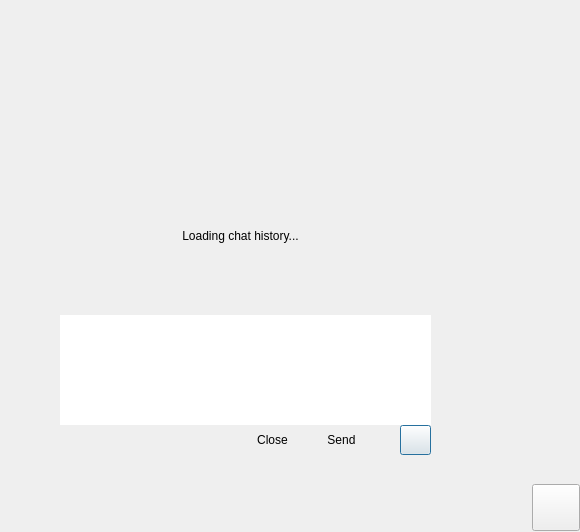
<?xml version="1.0" encoding="UTF-8"?>
<ui version="4.0">
 <class>SubscriptionMsgDialog</class>
 <widget class="QDialog" name="SubscriptionMsgDialog">
  <property name="geometry">
   <rect>
    <x>0</x>
    <y>0</y>
    <width>580</width>
    <height>532</height>
   </rect>
  </property>
  <property name="windowTitle">
   <string>SubscriptionMsgDialog</string>
  </property>
  <layout class="QVBoxLayout" name="verticalLayoutMain" stretch="0,1,0">
   <property name="spacing">
    <number>0</number>
   </property>
   <property name="leftMargin">
    <number>0</number>
   </property>
   <property name="topMargin">
    <number>0</number>
   </property>
   <property name="rightMargin">
    <number>0</number>
   </property>
   <property name="bottomMargin">
    <number>0</number>
   </property>
   <item>
    <widget class="QWidget" name="titlebar" native="true">
     <property name="sizePolicy">
      <sizepolicy hsizetype="Expanding" vsizetype="Fixed">
       <horstretch>0</horstretch>
       <verstretch>0</verstretch>
      </sizepolicy>
     </property>
     <property name="minimumSize">
      <size>
       <width>0</width>
       <height>95</height>
      </size>
     </property>
     <property name="maximumSize">
      <size>
       <width>16777215</width>
       <height>95</height>
      </size>
     </property>
     <layout class="QHBoxLayout" name="horizontalLayout_7">
      <property name="spacing">
       <number>6</number>
      </property>
      <property name="leftMargin">
       <number>20</number>
      </property>
      <property name="topMargin">
       <number>0</number>
      </property>
      <property name="rightMargin">
       <number>0</number>
      </property>
      <property name="bottomMargin">
       <number>0</number>
      </property>
      <item>
       <widget class="AvatarLabel" name="icon">
        <property name="minimumSize">
         <size>
          <width>64</width>
          <height>64</height>
         </size>
        </property>
        <property name="maximumSize">
         <size>
          <width>64</width>
          <height>64</height>
         </size>
        </property>
        <property name="text">
         <string/>
        </property>
        <property name="pixmap">
         <pixmap resource="../inst.qrc">:/images/Icon_60.png</pixmap>
        </property>
        <property name="scaledContents">
         <bool>true</bool>
        </property>
       </widget>
      </item>
      <item>
       <widget class="QWidget" name="titlePanel" native="true">
        <layout class="QVBoxLayout" name="verticalLayout_5" stretch="0">
         <property name="spacing">
          <number>0</number>
         </property>
         <property name="leftMargin">
          <number>0</number>
         </property>
         <property name="topMargin">
          <number>0</number>
         </property>
         <property name="rightMargin">
          <number>0</number>
         </property>
         <property name="bottomMargin">
          <number>0</number>
         </property>
         <item>
          <widget class="QWidget" name="titleWidget" native="true">
           <property name="minimumSize">
            <size>
             <width>0</width>
             <height>50</height>
            </size>
           </property>
           <layout class="QGridLayout" name="gridLayout">
            <property name="leftMargin">
             <number>3</number>
            </property>
            <property name="topMargin">
             <number>0</number>
            </property>
            <property name="rightMargin">
             <number>0</number>
            </property>
            <property name="bottomMargin">
             <number>0</number>
            </property>
            <property name="verticalSpacing">
             <number>0</number>
            </property>
            <item row="0" column="1">
             <layout class="QVBoxLayout" name="verticalLayout_6">
              <property name="spacing">
               <number>0</number>
              </property>
              <property name="leftMargin">
               <number>0</number>
              </property>
              <property name="topMargin">
               <number>0</number>
              </property>
              <property name="rightMargin">
               <number>0</number>
              </property>
              <property name="bottomMargin">
               <number>0</number>
              </property>
              <item>
               <layout class="QHBoxLayout" name="horizontalLayout_6">
                <property name="spacing">
                 <number>0</number>
                </property>
                <property name="leftMargin">
                 <number>0</number>
                </property>
                <property name="topMargin">
                 <number>0</number>
                </property>
                <property name="rightMargin">
                 <number>0</number>
                </property>
                <property name="bottomMargin">
                 <number>0</number>
                </property>
                <item>
                 <widget class="QPushButton" name="btnMinimize2">
                  <property name="focusPolicy">
                   <enum>Qt::NoFocus</enum>
                  </property>
                  <property name="statusTip">
                   <string/>
                  </property>
                  <property name="text">
                   <string/>
                  </property>
                  <property name="flat">
                   <bool>true</bool>
                  </property>
                 </widget>
                </item>
                <item>
                 <widget class="QPushButton" name="btnMaximize2">
                  <property name="focusPolicy">
                   <enum>Qt::NoFocus</enum>
                  </property>
                  <property name="statusTip">
                   <string/>
                  </property>
                  <property name="text">
                   <string/>
                  </property>
                  <property name="checkable">
                   <bool>true</bool>
                  </property>
                  <property name="flat">
                   <bool>true</bool>
                  </property>
                 </widget>
                </item>
                <item>
                 <widget class="QPushButton" name="btnClose2">
                  <property name="focusPolicy">
                   <enum>Qt::NoFocus</enum>
                  </property>
                  <property name="statusTip">
                   <string/>
                  </property>
                  <property name="text">
                   <string/>
                  </property>
                  <property name="flat">
                   <bool>true</bool>
                  </property>
                 </widget>
                </item>
               </layout>
              </item>
              <item>
               <spacer name="verticalSpacer_4">
                <property name="orientation">
                 <enum>Qt::Vertical</enum>
                </property>
                <property name="sizeType">
                 <enum>QSizePolicy::Expanding</enum>
                </property>
                <property name="sizeHint" stdset="0">
                 <size>
                  <width>0</width>
                  <height>1</height>
                 </size>
                </property>
               </spacer>
              </item>
             </layout>
            </item>
            <item row="0" column="0">
             <widget class="QWidget" name="titleArea" native="true">
              <property name="minimumSize">
               <size>
                <width>0</width>
                <height>50</height>
               </size>
              </property>
              <layout class="QVBoxLayout" name="verticalLayout_2">
               <property name="spacing">
                <number>4</number>
               </property>
               <property name="leftMargin">
                <number>0</number>
               </property>
               <property name="topMargin">
                <number>20</number>
               </property>
               <property name="rightMargin">
                <number>0</number>
               </property>
               <property name="bottomMargin">
                <number>0</number>
               </property>
               <item>
                <widget class="QWidget" name="titleLine" native="true">
                 <property name="minimumSize">
                  <size>
                   <width>0</width>
                   <height>23</height>
                  </size>
                 </property>
                 <layout class="QHBoxLayout" name="horizontalLayout">
                  <property name="leftMargin">
                   <number>0</number>
                  </property>
                  <property name="topMargin">
                   <number>0</number>
                  </property>
                  <property name="rightMargin">
                   <number>0</number>
                  </property>
                  <property name="bottomMargin">
                   <number>0</number>
                  </property>
                  <item>
                   <widget class="QLabel" name="labelName">
                    <property name="text">
                     <string/>
                    </property>
                   </widget>
                  </item>
                  <item>
                   <spacer name="horizontalSpacer">
                    <property name="orientation">
                     <enum>Qt::Horizontal</enum>
                    </property>
                    <property name="sizeHint" stdset="0">
                     <size>
                      <width>40</width>
                      <height>20</height>
                     </size>
                    </property>
                   </spacer>
                  </item>
                 </layout>
                </widget>
               </item>
               <item>
                <widget class="ElidedLabel" name="labelId">
                 <property name="sizePolicy">
                  <sizepolicy hsizetype="Expanding" vsizetype="Expanding">
                   <horstretch>0</horstretch>
                   <verstretch>0</verstretch>
                  </sizepolicy>
                 </property>
                 <property name="text">
                  <string/>
                 </property>
                 <property name="scaledContents">
                  <bool>true</bool>
                 </property>
                </widget>
               </item>
               <item>
                <spacer name="verticalSpacer">
                 <property name="orientation">
                  <enum>Qt::Vertical</enum>
                 </property>
                 <property name="sizeHint" stdset="0">
                  <size>
                   <width>20</width>
                   <height>40</height>
                  </size>
                 </property>
                </spacer>
               </item>
              </layout>
             </widget>
            </item>
           </layout>
          </widget>
         </item>
        </layout>
       </widget>
      </item>
     </layout>
    </widget>
   </item>
   <item>
    <widget class="QWidget" name="msgArea" native="true">
     <widget class="QWidget" name="msgBottomWidget" native="true">
      <property name="geometry">
       <rect>
        <x>60</x>
        <y>220</y>
        <width>371</width>
        <height>141</height>
       </rect>
      </property>
      <layout class="QVBoxLayout" name="verticalLayout_4" stretch="0,0">
       <property name="spacing">
        <number>0</number>
       </property>
       <property name="leftMargin">
        <number>0</number>
       </property>
       <property name="topMargin">
        <number>0</number>
       </property>
       <property name="rightMargin">
        <number>0</number>
       </property>
       <property name="bottomMargin">
        <number>0</number>
       </property>
       <item>
        <widget class="CChatInputBox" name="textEdit">
         <property name="minimumSize">
          <size>
           <width>0</width>
           <height>70</height>
          </size>
         </property>
         <property name="maximumSize">
          <size>
           <width>16777215</width>
           <height>16777215</height>
          </size>
         </property>
         <property name="focusPolicy">
          <enum>Qt::StrongFocus</enum>
         </property>
         <property name="frameShape">
          <enum>QFrame::NoFrame</enum>
         </property>
        </widget>
       </item>
       <item>
        <widget class="QWidget" name="sendBar" native="true">
         <property name="minimumSize">
          <size>
           <width>0</width>
           <height>31</height>
          </size>
         </property>
         <property name="maximumSize">
          <size>
           <width>16777215</width>
           <height>31</height>
          </size>
         </property>
         <layout class="QHBoxLayout" name="horizontalLayout_3">
          <property name="spacing">
           <number>6</number>
          </property>
          <property name="leftMargin">
           <number>0</number>
          </property>
          <property name="topMargin">
           <number>0</number>
          </property>
          <property name="rightMargin">
           <number>0</number>
          </property>
          <property name="bottomMargin">
           <number>0</number>
          </property>
          <item>
           <spacer name="horizontalSpacer_5">
            <property name="orientation">
             <enum>Qt::Horizontal</enum>
            </property>
            <property name="sizeHint" stdset="0">
             <size>
              <width>35</width>
              <height>7</height>
             </size>
            </property>
           </spacer>
          </item>
          <item>
           <widget class="QPushButton" name="btnExit">
            <property name="minimumSize">
             <size>
              <width>63</width>
              <height>24</height>
             </size>
            </property>
            <property name="maximumSize">
             <size>
              <width>63</width>
              <height>24</height>
             </size>
            </property>
            <property name="focusPolicy">
             <enum>Qt::NoFocus</enum>
            </property>
            <property name="text">
             <string>Close</string>
            </property>
            <property name="flat">
             <bool>true</bool>
            </property>
           </widget>
          </item>
          <item>
           <layout class="QHBoxLayout" name="horizontalLayout_4">
            <property name="spacing">
             <number>0</number>
            </property>
            <property name="rightMargin">
             <number>0</number>
            </property>
            <item>
             <widget class="QPushButton" name="btnSend">
              <property name="minimumSize">
               <size>
                <width>63</width>
                <height>24</height>
               </size>
              </property>
              <property name="maximumSize">
               <size>
                <width>63</width>
                <height>24</height>
               </size>
              </property>
              <property name="focusPolicy">
               <enum>Qt::NoFocus</enum>
              </property>
              <property name="text">
               <string>Send</string>
              </property>
              <property name="flat">
               <bool>true</bool>
              </property>
             </widget>
            </item>
            <item>
             <widget class="QPushButton" name="btnSendSetting">
              <property name="minimumSize">
               <size>
                <width>21</width>
                <height>24</height>
               </size>
              </property>
              <property name="maximumSize">
               <size>
                <width>21</width>
                <height>24</height>
               </size>
              </property>
              <property name="focusPolicy">
               <enum>Qt::NoFocus</enum>
              </property>
              <property name="text">
               <string/>
              </property>
              <property name="icon">
               <iconset resource="../inst.qrc">
                <normaloff>:/images/Icon_88.png</normaloff>:/images/Icon_88.png</iconset>
              </property>
              <property name="flat">
               <bool>true</bool>
              </property>
             </widget>
            </item>
           </layout>
          </item>
          <item>
           <widget class="QPushButton" name="btnShowMenu">
            <property name="minimumSize">
             <size>
              <width>31</width>
              <height>30</height>
             </size>
            </property>
            <property name="maximumSize">
             <size>
              <width>31</width>
              <height>16777215</height>
             </size>
            </property>
            <property name="text">
             <string/>
            </property>
           </widget>
          </item>
         </layout>
        </widget>
       </item>
      </layout>
     </widget>
     <widget class="QWidget" name="msgTopWidget" native="true">
      <property name="geometry">
       <rect>
        <x>60</x>
        <y>20</y>
        <width>361</width>
        <height>191</height>
       </rect>
      </property>
      <layout class="QVBoxLayout" name="verticalLayout_3">
       <property name="spacing">
        <number>0</number>
       </property>
       <property name="leftMargin">
        <number>0</number>
       </property>
       <property name="topMargin">
        <number>0</number>
       </property>
       <property name="rightMargin">
        <number>0</number>
       </property>
       <property name="bottomMargin">
        <number>1</number>
       </property>
       <item>
        <widget class="AutoTipWidget" name="tipWidget" native="true">
         <property name="minimumSize">
          <size>
           <width>0</width>
           <height>25</height>
          </size>
         </property>
         <property name="maximumSize">
          <size>
           <width>16777215</width>
           <height>25</height>
          </size>
         </property>
        </widget>
       </item>
       <item>
        <widget class="QStackedWidget" name="stackedWidget">
         <property name="minimumSize">
          <size>
           <width>0</width>
           <height>88</height>
          </size>
         </property>
         <property name="currentIndex">
          <number>0</number>
         </property>
         <widget class="QWidget" name="loadPage">
          <layout class="QVBoxLayout" name="verticalLayout">
           <item>
            <spacer name="verticalSpacer_2">
             <property name="orientation">
              <enum>Qt::Vertical</enum>
             </property>
             <property name="sizeHint" stdset="0">
              <size>
               <width>20</width>
               <height>45</height>
              </size>
             </property>
            </spacer>
           </item>
           <item>
            <layout class="QHBoxLayout" name="horizontalLayout_2">
             <item>
              <spacer name="horizontalSpacer_3">
               <property name="orientation">
                <enum>Qt::Horizontal</enum>
               </property>
               <property name="sizeHint" stdset="0">
                <size>
                 <width>40</width>
                 <height>20</height>
                </size>
               </property>
              </spacer>
             </item>
             <item>
              <widget class="QLabel" name="labelLoadingIcon">
               <property name="minimumSize">
                <size>
                 <width>16</width>
                 <height>16</height>
                </size>
               </property>
               <property name="maximumSize">
                <size>
                 <width>16</width>
                 <height>16</height>
                </size>
               </property>
               <property name="text">
                <string/>
               </property>
              </widget>
             </item>
             <item>
              <spacer name="horizontalSpacer_4">
               <property name="orientation">
                <enum>Qt::Horizontal</enum>
               </property>
               <property name="sizeHint" stdset="0">
                <size>
                 <width>40</width>
                 <height>20</height>
                </size>
               </property>
              </spacer>
             </item>
            </layout>
           </item>
           <item>
            <widget class="QLabel" name="labelLoadingText">
             <property name="text">
              <string>Loading chat history...</string>
             </property>
             <property name="alignment">
              <set>Qt::AlignCenter</set>
             </property>
            </widget>
           </item>
           <item>
            <spacer name="verticalSpacer_3">
             <property name="orientation">
              <enum>Qt::Vertical</enum>
             </property>
             <property name="sizeHint" stdset="0">
              <size>
               <width>20</width>
               <height>44</height>
              </size>
             </property>
            </spacer>
           </item>
          </layout>
         </widget>
         <widget class="CWebView" name="webView"/>
        </widget>
       </item>
      </layout>
     </widget>
    </widget>
   </item>
   <item>
    <widget class="QWidget" name="menuBar" native="true">
     <property name="minimumSize">
      <size>
       <width>0</width>
       <height>48</height>
      </size>
     </property>
     <property name="maximumSize">
      <size>
       <width>16777215</width>
       <height>48</height>
      </size>
     </property>
     <layout class="QHBoxLayout" name="horizontalLayout_5">
      <property name="spacing">
       <number>0</number>
      </property>
      <property name="leftMargin">
       <number>0</number>
      </property>
      <property name="topMargin">
       <number>0</number>
      </property>
      <property name="rightMargin">
       <number>0</number>
      </property>
      <property name="bottomMargin">
       <number>0</number>
      </property>
      <item>
       <widget class="QWidget" name="menuContainer" native="true"/>
      </item>
      <item>
       <widget class="QPushButton" name="btnHideMenu">
        <property name="minimumSize">
         <size>
          <width>48</width>
          <height>47</height>
         </size>
        </property>
        <property name="maximumSize">
         <size>
          <width>48</width>
          <height>16777215</height>
         </size>
        </property>
        <property name="text">
         <string/>
        </property>
       </widget>
      </item>
     </layout>
    </widget>
   </item>
  </layout>
 </widget>
 <layoutdefault spacing="6" margin="11"/>
 <customwidgets>
  <customwidget>
   <class>ElidedLabel</class>
   <extends>QLabel</extends>
   <header location="global">elidedlabel.h</header>
  </customwidget>
  <customwidget>
   <class>AvatarLabel</class>
   <extends>QLabel</extends>
   <header location="global">avatarlabel.h</header>
  </customwidget>
  <customwidget>
   <class>CWebView</class>
   <extends>QWidget</extends>
   <header location="global">webview.h</header>
   <container>1</container>
  </customwidget>
  <customwidget>
   <class>AutoTipWidget</class>
   <extends>QWidget</extends>
   <header location="global">autotipwidget.h</header>
   <container>1</container>
  </customwidget>
  <customwidget>
   <class>CChatInputBox</class>
   <extends>QTextEdit</extends>
   <header location="global">chatinputbox.h</header>
  </customwidget>
 </customwidgets>
 <resources>
  <include location="../inst.qrc"/>
 </resources>
 <connections/>
</ui>
